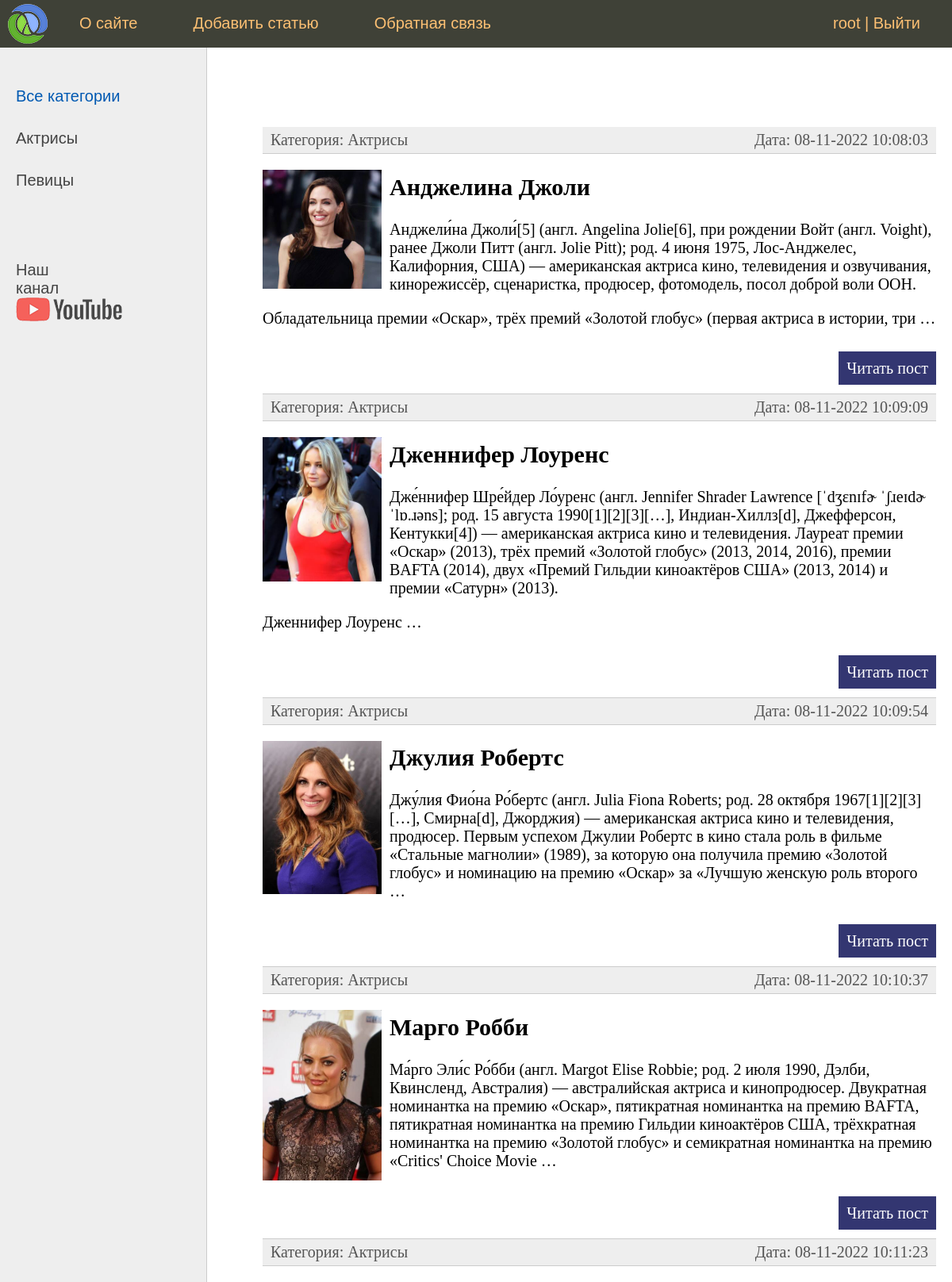
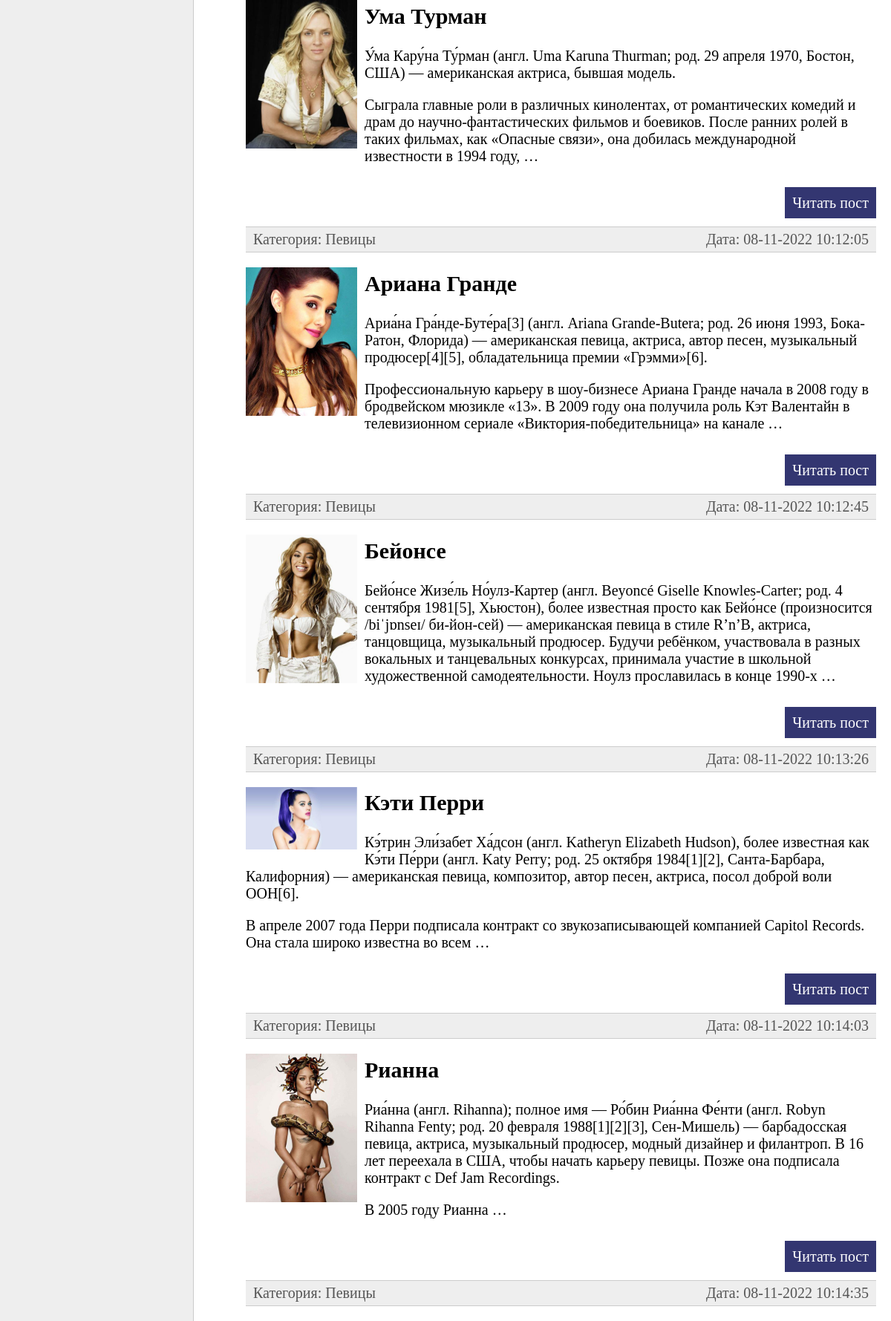
The app's page / (signed in, upper part) with its own data (2 pictures, top to bottom).
### women/models.py (models this page shows, shortened)
class Category(models.Model):
    name = models.CharField(max_length=100, db_index=True, verbose_name='Категория')
    slug = models.SlugField(max_length=255, unique=True, db_index=True, verbose_name='URL')
    def __str__(self):
        return self.name
    def get_absolute_url(self):
        return reverse('category', kwargs={'cat_slug': self.slug})
    class Meta:
        verbose_name = 'Категория'
        verbose_name_plural = 'Категории'
        ordering = ['id']

class Women(models.Model):
    title = models.CharField(max_length=255, verbose_name='Заголовок')
    slug = models.SlugField(max_length=255, unique=True, db_index=True, verbose_name='URL')
    content = models.TextField(blank=True, verbose_name='Текст статьи')
    photo = models.ImageField(upload_to="photos/%Y/%m/%d/", verbose_name='Фото')
    time_create = models.DateTimeField(auto_now_add=True, verbose_name='Время создания')
    time_update = models.DateTimeField(auto_now=True, verbose_name='Время изменения')
    is_published = models.BooleanField(default=True, verbose_name='Публикация')
    cat = models.ForeignKey('Category', on_delete=models.PROTECT, verbose_name='Категории')
    def get_absolute_url(self):
        return reverse('post', kwargs={'post_slug': self.slug})
    class Meta:
        verbose_name = 'Известные женщины'
        verbose_name_plural = 'Известные женщины'
        ordering = ['id']

### women/views.py (the view)
# urls.py: path('', WomenHome.as_view(), name='home'),  # http://127.0.0.1:8000/
class WomenHome(DataMixin, ListView):
    model = Women
    template_name = 'women/index.html'
    context_object_name = 'posts'
    def get_context_data(self, *, object_list=None, **kwargs):
        context = super().get_context_data(**kwargs)
        c_def = self.get_user_context(title="Главная страница")
        return {**context, **c_def}
    def get_queryset(self):
        return Women.objects.filter(is_published=True).select_related('cat')

### women/utils.py (called while the page is built)
    def get_user_context(self, **kwargs):
        context = kwargs
        cats = Category.objects.annotate(Count('women'))
        user_menu = menu.copy()
        if not self.request.user.is_authenticated:
            user_menu.pop(1)
        context['menu'] = user_menu
        context['cats'] = cats
        if 'cat_selected' not in context:
            context['cat_selected'] = 0
        return context

### women/templates/women/index.html (shortened to what this page needs)
{% extends 'women/base.html' %}
{% block content %}
<ul class="list-articles">
	{% for p in posts %}
			<li><div class="article-panel">
				<p class="first">Категория: {{ p.cat }}</p>
				<p class="last">Дата: {{ p.time_update|date:"d-m-Y H:i:s" }}</p>
			</div></li>
	{% if p.photo %}
		<p><img class="img-article-left thumb" src="{{ p.photo.url }}"></p>
	{% endif %}
			<li><h2>{{p.title}}</h2>
			{% autoescape on %}
			{{p.content|linebreaks|truncatewords:50}}
			{% endautoescape %}
			<p class="link-read-post"><a href="{{ p.get_absolute_url }}">Читать пост</a></p>
			</li>
	{% endfor %}
</ul>
{% endblock %}

### women/templates/women/base.html (shortened to what this page needs)
{% load static %}
{% load women_tags %}
<!DOCTYPE html>
<html>
<head>
	<link type="text/css" href="{% static 'women/css/styles.css' %}" rel="stylesheet" />
</head>
<body>
<table class="table-page" border=0 cellpadding="0" cellspacing="0">
<tr><td valign=top>
{% block mainmenu %}
		<div class="header">
			<ul id="mainmenu" class="mainmenu">
			<li class="logo"><a href="{% url 'home' %}"><div class="logo"></div></a></li>
{% for m in menu %}
			<li><a href="{% url m.url_name %}">{{m.title}}</a></li>
{% endfor %}
				<li class="last">
			{% if request.user.is_authenticated %}
				{{ user.username }} | <a href="{% url 'logout' %}">Выйти</a>
			{% else %}
				<a href="{% url 'register' %}">Регистрация</a> | <a href="{% url 'login' %}">Войти</a>
			{% endif %}
				</li>
			</ul>
		</div>
{% endblock mainmenu %}
<table class="table-content" border=0 cellpadding="0" cellspacing="0">
<tr>
	<td valign="top" class="left-chapters">
	<ul id="leftchapters">
{% if cat_selected == 0 %}
		<li class="selected">Все категории</li>
{% else %}
		<li><a href="{% url 'home' %}">Все категории</a></li>
{% endif %}
{% for c in cats %}
{% if c.women__count > 0 %}
	{% if c.pk == cat_selected %}
		<li class="selected">{{ c.name }}</li>
	{% else %}
		<li><a href="{{ c.get_absolute_url }}">{{ c.name }}</li>
	{% endif %}
{% endif %}
{% endfor %}
		<li class="share">
		<p>Наш канал</p>
		<a class="share-yt" href="https://www.youtube.com/channel/UClJzWfGWuGJL2t-3dYKcHTA/playlists" target="_blank" rel="nofollow"></a>
		</li>
	</ul>
</td>
<td valign="top" class="content">
	<div class="content-text">
{% block content %}
{% endblock content %}
	</div>
</td></tr></table>
</td></tr>
</table>
</body>
</html>

### women/static/women/css/styles.css (style rules this page uses)
html, body { font-family: 'Arial'; margin: 0; padding: 0; height: 100%; width: 100%; color: #444; }
a { color: #0059b2; text-decoration: none; }
img { max-width: 600px; height: auto; }
img.img-article-left { max-width: 300px; height: auto; float: left; padding: 0 10px 10px 0; }
img.img-article-left.thumb { max-width: 150px; height: auto; }
p.link-read-post { text-align: right; }
p.link-read-post a { padding: 10px; min-width: 100px; background: #333671; color: #fff; text-decoration: none; }
div.article-panel { background: #eee; padding: 5px 10px 5px 10px; box-sizing: border-box; overflow: hidden; color: #555; }
div.article-panel p.first { margin: 0; float: left; }
div.article-panel p.last { margin: 0; float: right; }
ul.list-articles { list-style: none; margin: 0; padding: 0; }
ul.list-articles li { border-bottom: 1px solid #ccc; }
.table-page { width: 100%; height: 100%; vertical-align: top; }
.table-page tr { height: 100%; }
.header { background: #3F4137; height: 60px; }
.logo { background: url('../images/logo.png') no-repeat 10px 5px; width: 70px; height: 60px; }
ul.mainmenu { list-style: none; margin: 0; padding: 0; height: 60px; color: #fdc073; font-size: 20px; overflow: hidden; }
ul.mainmenu li { float: left; margin: 18px 40px 0 30px; }
ul.mainmenu li.logo { margin: 0; }
ul.mainmenu li.last { float: right; }
ul.mainmenu li a { color: #fdc073; text-decoration: none; }
.table-content { width: 100%; min-height: 100%; height: 100%; }
.left-chapters { margin: 0; background: #eee; border-right: 1px solid #ccc; min-height: 100%; }
.left-chapters ul { width: 230px; min-height: 100%; margin: 0; padding: 20px 10px 10px 20px; list-style: none; font-size: 20px; }
.left-chapters ul li { margin: 30px 0 0 0; color: #999; }
.left-chapters ul li.selected { color: #0059b2; }
.left-chapters ul li a { color: #444; text-decoration: none; }
.left-chapters ul li.share { margin: 60px 0 0 0; }
.left-chapters ul li.share p { margin: 30px 0 30px 0; }
.left-chapters ul li.share a { display: inline-block; width: 40px; height: 40px; margin: 0 20px 0 0; }
.left-chapters ul li.share a.share-yt { width: 100%; height: 30px; background: url('../images/share_yt.png') no-repeat 0 0 }
.content { padding: 40px 20px 20px 40px; width: 100%; box-sizing: border-box; }
.content-text { margin: 60px 0 0 30px; color: #000; font-size: 20px; font-family: Yandex Sans Display Light; }

### records on screen
Category: name "Актрисы"
Category: name "Певицы"
Women: cat "Актрисы", time_update "08-11-2022 10:08:03", photo (picture), title "Анджелина Джоли", content "Анджели́на Джоли́[5] (англ. Angelina Jolie[6], при рождении Войт (англ. Voight), ранее Джоли Питт (англ. Jolie Pitt); род. 4 июня 1975, Лос-Анджелес, Калифорния, США) — американская актриса кино, телевидения и озвучивания, кинорежиссёр, сценаристка, продюсер, фотомодель, посол доброй воли ООН. Обладательница премии «Оскар», трёх премий «Золотой глобус» (первая актриса в истории, три …"
Women: cat "Актрисы", time_update "08-11-2022 10:09:09", photo (picture), title "Дженнифер Лоуренс", content "Дже́ннифер Шре́йдер Ло́уренс (англ. Jennifer Shrader Lawrence [ˈdʒɛnɪfɚ ˈʃɹeɪdɚ ˈlɒ.ɹəns]; род. 15 августа 1990[1][2][3][…], Индиан-Хиллз[d], Джефферсон, Кентукки[4]) — американская актриса кино и телевидения. Лауреат премии «Оскар» (2013), трёх премий «Золотой глобус» (2013, 2014, 2016), премии BAFTA (2014), двух «Премий Гильдии киноактёров США» (2013, 2014) и премии «Сатурн» (2013). Дженнифер Лоуренс …"
Women: cat "Актрисы", time_update "08-11-2022 10:09:54", photo (picture), title "Джулия Робертс", content "Джу́лия Фио́на Ро́бертс (англ. Julia Fiona Roberts; род. 28 октября 1967[1][2][3][…], Смирна[d], Джорджия) — американская актриса кино и телевидения, продюсер. Первым успехом Джулии Робертс в кино стала роль в фильме «Стальные магнолии» (1989), за которую она получила премию «Золотой глобус» и номинацию на премию «Оскар» за «Лучшую женскую роль второго …"
Women: cat "Актрисы", time_update "08-11-2022 10:10:37", photo (picture), title "Марго Робби", content "Ма́рго Эли́с Ро́бби (англ. Margot Elise Robbie; род. 2 июля 1990, Дэлби, Квинсленд, Австралия) — австралийская актриса и кинопродюсер. Двукратная номинантка на премию «Оскар», пятикратная номинантка на премию BAFTA, пятикратная номинантка на премию Гильдии киноактёров США, трёхкратная номинантка на премию «Золотой глобус» и семикратная номинантка на премию «Critics' Choice Movie …"
Women: cat "Актрисы", time_update "08-11-2022 10:11:23", photo (picture), title "Ума Турман", content "У́ма Кару́на Ту́рман (англ. Uma Karuna Thurman; род. 29 апреля 1970, Бостон, США) — американская актриса, бывшая модель. Сыграла главные роли в различных кинолентах, от романтических комедий и драм до научно-фантастических фильмов и боевиков. После ранних ролей в таких фильмах, как «Опасные связи», она добилась международной известности в 1994 году, …"
Women: cat "Певицы", time_update "08-11-2022 10:12:05", photo (picture), title "Ариана Гранде", content "Ариа́на Гра́нде-Буте́ра[3] (англ. Ariana Grande-Butera; род. 26 июня 1993, Бока-Ратон, Флорида) — американская певица, актриса, автор песен, музыкальный продюсер[4][5], обладательница премии «Грэмми»[6]. Профессиональную карьеру в шоу-бизнесе Ариана Гранде начала в 2008 году в бродвейском мюзикле «13». В 2009 году она получила роль Кэт Валентайн в телевизионном сериале «Виктория-победительница» на канале …"
Women: cat "Певицы", time_update "08-11-2022 10:12:45", photo (picture), title "Бейонсе", content "Бейо́нсе Жизе́ль Но́улз-Картер (англ. Beyoncé Giselle Knowles-Carter; род. 4 сентября 1981[5], Хьюстон), более известная просто как Бейо́нсе (произносится /biˈjɒnseɪ/ би-йон-сей) — американская певица в стиле R’n’B, актриса, танцовщица, музыкальный продюсер. Будучи ребёнком, участвовала в разных вокальных и танцевальных конкурсах, принимала участие в школьной художественной самодеятельности. Ноулз прославилась в конце 1990-х …"
Women: cat "Певицы", time_update "08-11-2022 10:13:26", photo (picture), title "Кэти Перри", content "Кэ́трин Эли́забет Ха́дсон (англ. Katheryn Elizabeth Hudson), более известная как Кэ́ти Пе́рри (англ. Katy Perry; род. 25 октября 1984[1][2], Санта-Барбара, Калифорния) — американская певица, композитор, автор песен, актриса, посол доброй воли ООН[6]. В апреле 2007 года Перри подписала контракт со звукозаписывающей компанией Capitol Records. Она стала широко известна во всем …"
Women: cat "Певицы", time_update "08-11-2022 10:14:03", photo (picture), title "Рианна", content "Риа́нна (англ. Rihanna); полное имя — Ро́бин Риа́нна Фе́нти (англ. Robyn Rihanna Fenty; род. 20 февраля 1988[1][2][3], Сен-Мишель) — барбадосская певица, актриса, музыкальный продюсер, модный дизайнер и филантроп. В 16 лет переехала в США, чтобы начать карьеру певицы. Позже она подписала контракт с Def Jam Recordings. В 2005 году Рианна …"
Women: cat "Певицы", time_update "08-11-2022 10:14:35"

### other values on screen
{{ m.title }} "О сайте" "Добавить статью" "Обратная связь"
{{ user.username }} "root"
